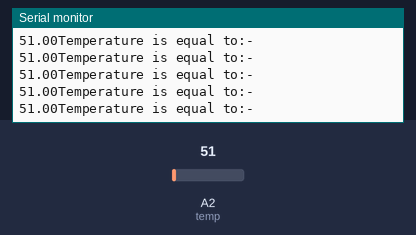
The sketch below on a simulated Arduino Uno, built with avr-gcc and run on an emulated ATmega328P. On the bench: the last lines printed to the serial monitor. The inputs (shaded band) are chosen by the test bench; at power-on: A2 (temp) = 51.

Above: at 1.2 s.
1.3 s: A2 (temp) set to 90
At 1.9 s:
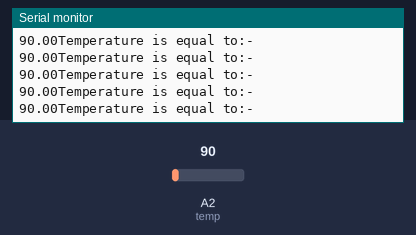
2.8 s: A2 (temp) set to 110
At 3.9 s:
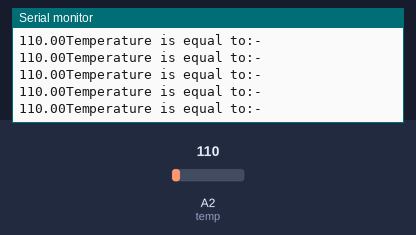
Timing chart, 0 to 5.8 s (numbered marks = the images above; inputs shaded):
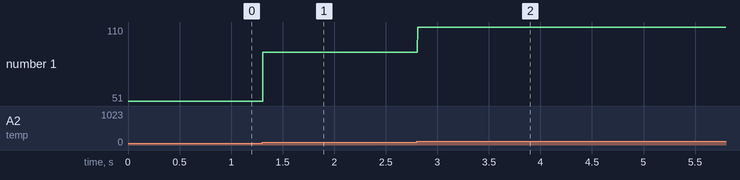

Measured:
- after the input at 1.3 s, the serial monitor: prints a new line at once (image 1)
- after the input at 2.8 s, the serial monitor: prints a new line at once (image 2)
- plotted number 1: 51 → 90 after the input at 1.3 s, 90 → 110 after the input at 2.8 s

The sketch:

Temperature_sensor.ino
```cpp
const int temp = A2;
float t;

void setup() {
  // put your setup code here, to run once:
  Serial.begin(115200);
  pinMode(temp , INPUT);

}

void loop() {
  // put your main code here, to run repeatedly:

  t = analogRead(temp);
  Serial.println("Temperature is equal to:-");
  Serial.print(t);

}
```
